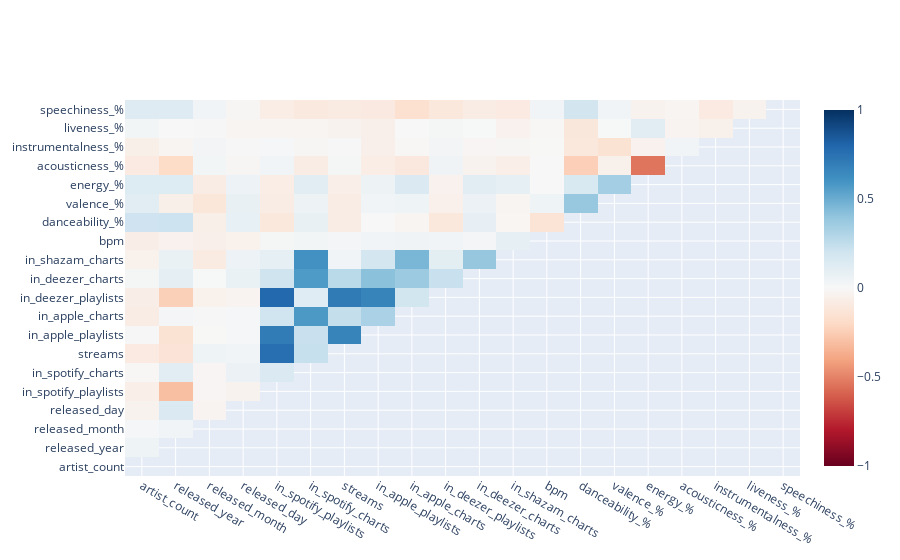

Notebook code for this chart:
### Code cell
mask = np.triu(np.ones_like(stream_corr, dtype=bool))

stream_corr_heatmap = go.Heatmap(
    z=stream_corr.mask(mask),
    x=stream_corr.columns,
    y=stream_corr.columns,
    colorscale=px.colors.diverging.RdBu,
    zmin=-1,
    zmax=1
)

corr_matrix = go.Figure(
    stream_corr_heatmap
)
corr_matrix.show()

### Figure 1 — Plotly figure (JSON) as saved in the notebook; plotly's stock layout.template omitted (floating-point values rounded to 4 significant figures; data arrays with more than 128 entries replaced by an {"elided": "..."} marker saying what was removed)
{"data": [{"colorscale": [[0, "rgb(103,0,31)"], [0.1, "rgb(178,24,43)"], [0.2, "rgb(214,96,77)"], [0.3, "rgb(244,165,130)"], [0.4, "rgb(253,219,199)"], [0.5, "rgb(247,247,247)"], [0.6, "rgb(209,229,240)"], [0.7, "rgb(146,197,222)"], [0.8, "rgb(67,147,195)"], [0.9, "rgb(33,102,172)"], [1, "rgb(5,48,97)"]], "type": "heatmap", "x": ["artist_count", "released_year", "released_month", "released_day", "in_spotify_playlists", "in_spotify_charts", "streams", "in_apple_playlists", "in_apple_charts", "in_deezer_playlists", "in_deezer_charts", "in_shazam_charts", "bpm", "danceability_%", "valence_%", "energy_%", "acousticness_%", "instrumentalness_%", "liveness_%", "speechiness_%"], "y": ["artist_count", "released_year", "released_month", "released_day", "in_spotify_playlists", "in_spotify_charts", "streams", "in_apple_playlists", "in_apple_charts", "in_deezer_playlists", "in_deezer_charts", "in_shazam_charts", "bpm", "danceability_%", "valence_%", "energy_%", "acousticness_%", "instrumentalness_%", "liveness_%", "speechiness_%"], "z": {"elided": "20x20 float values"}, "zmax": 1, "zmin": -1}], "layout": {}}
